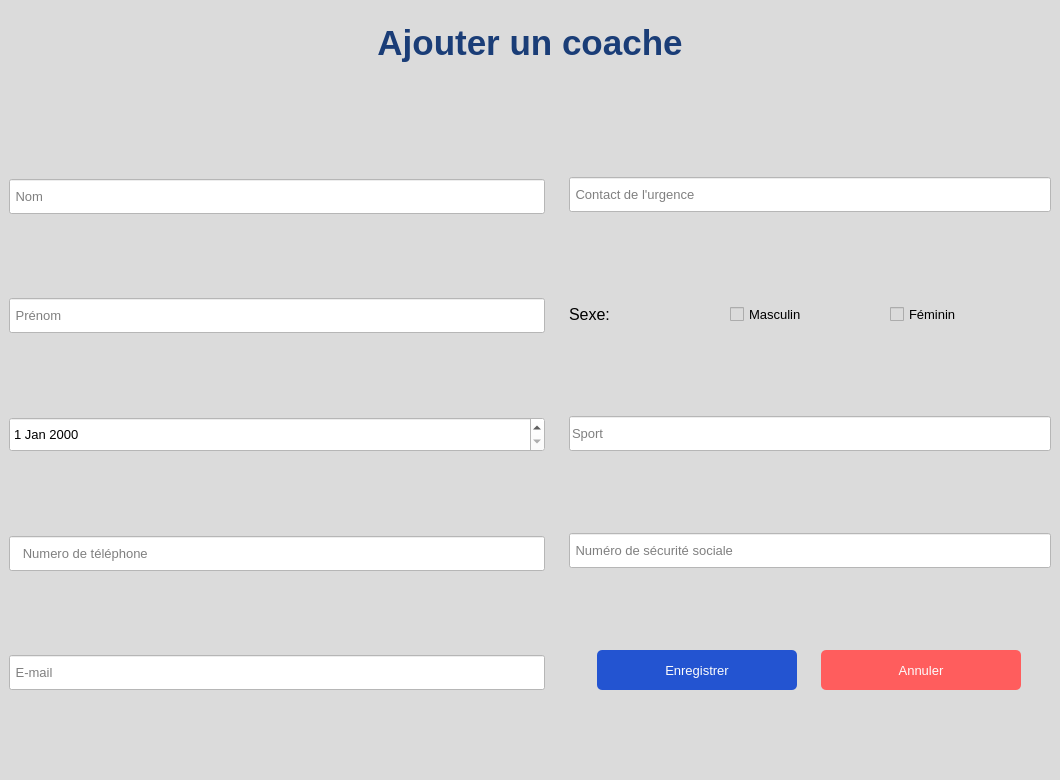
<?xml version="1.0" encoding="UTF-8"?>
<ui version="4.0">
 <class>MainWindowAjouterCoach</class>
 <widget class="QMainWindow" name="MainWindowAjouterCoach">
  <property name="geometry">
   <rect>
    <x>0</x>
    <y>0</y>
    <width>1060</width>
    <height>780</height>
   </rect>
  </property>
  <property name="windowTitle">
   <string>MainWindow</string>
  </property>
  <property name="styleSheet">
   <string notr="true"/>
  </property>
  <widget class="QWidget" name="centralwidget">
   <layout class="QHBoxLayout" name="horizontalLayout">
    <property name="leftMargin">
     <number>0</number>
    </property>
    <property name="topMargin">
     <number>0</number>
    </property>
    <property name="rightMargin">
     <number>0</number>
    </property>
    <property name="bottomMargin">
     <number>0</number>
    </property>
    <item>
     <widget class="QWidget" name="widget" native="true">
      <property name="styleSheet">
       <string notr="true">background-color: rgb(219, 219, 219);</string>
      </property>
      <layout class="QVBoxLayout" name="verticalLayout" stretch="1,8">
       <property name="leftMargin">
        <number>0</number>
       </property>
       <property name="topMargin">
        <number>0</number>
       </property>
       <property name="rightMargin">
        <number>0</number>
       </property>
       <property name="bottomMargin">
        <number>0</number>
       </property>
       <item>
        <widget class="QWidget" name="widget_3" native="true">
         <layout class="QVBoxLayout" name="verticalLayout_5">
          <item>
           <widget class="QLabel" name="label">
            <property name="font">
             <font>
              <pointsize>26</pointsize>
              <weight>75</weight>
              <bold>true</bold>
             </font>
            </property>
            <property name="styleSheet">
             <string notr="true">color: rgb(26, 61, 119);</string>
            </property>
            <property name="text">
             <string>Ajouter un coache</string>
            </property>
            <property name="alignment">
             <set>Qt::AlignCenter</set>
            </property>
           </widget>
          </item>
         </layout>
        </widget>
       </item>
       <item>
        <widget class="QWidget" name="widget_2" native="true">
         <layout class="QHBoxLayout" name="horizontalLayout_2" stretch="2,2">
          <property name="sizeConstraint">
           <enum>QLayout::SetDefaultConstraint</enum>
          </property>
          <property name="leftMargin">
           <number>0</number>
          </property>
          <property name="topMargin">
           <number>0</number>
          </property>
          <property name="rightMargin">
           <number>0</number>
          </property>
          <property name="bottomMargin">
           <number>0</number>
          </property>
          <item>
           <widget class="QWidget" name="widget_6" native="true">
            <property name="minimumSize">
             <size>
              <width>500</width>
              <height>20</height>
             </size>
            </property>
            <property name="sizeIncrement">
             <size>
              <width>0</width>
              <height>0</height>
             </size>
            </property>
            <layout class="QVBoxLayout" name="verticalLayout_4" stretch="0,1,0,0,0">
             <item>
              <widget class="QLineEdit" name="lineEditNom">
               <property name="minimumSize">
                <size>
                 <width>0</width>
                 <height>35</height>
                </size>
               </property>
               <property name="sizeIncrement">
                <size>
                 <width>0</width>
                 <height>0</height>
                </size>
               </property>
               <property name="font">
                <font>
                 <pointsize>10</pointsize>
                </font>
               </property>
               <property name="styleSheet">
                <string notr="true">background-color: rgb(255, 255, 255);</string>
               </property>
               <property name="placeholderText">
                <string> Nom</string>
               </property>
              </widget>
             </item>
             <item>
              <widget class="QLineEdit" name="lineEditPrenom">
               <property name="minimumSize">
                <size>
                 <width>0</width>
                 <height>35</height>
                </size>
               </property>
               <property name="sizeIncrement">
                <size>
                 <width>0</width>
                 <height>0</height>
                </size>
               </property>
               <property name="font">
                <font>
                 <pointsize>10</pointsize>
                </font>
               </property>
               <property name="styleSheet">
                <string notr="true">background-color: rgb(255, 255, 255);</string>
               </property>
               <property name="placeholderText">
                <string> Prénom</string>
               </property>
              </widget>
             </item>
             <item>
              <widget class="QDateEdit" name="dateEdit">
               <property name="minimumSize">
                <size>
                 <width>0</width>
                 <height>35</height>
                </size>
               </property>
               <property name="font">
                <font>
                 <pointsize>10</pointsize>
                </font>
               </property>
               <property name="styleSheet">
                <string notr="true">background-color: rgb(255, 255, 255);</string>
               </property>
              </widget>
             </item>
             <item>
              <widget class="QLineEdit" name="lineEditNumtlph">
               <property name="minimumSize">
                <size>
                 <width>0</width>
                 <height>35</height>
                </size>
               </property>
               <property name="sizeIncrement">
                <size>
                 <width>0</width>
                 <height>0</height>
                </size>
               </property>
               <property name="font">
                <font>
                 <pointsize>10</pointsize>
                </font>
               </property>
               <property name="styleSheet">
                <string notr="true">background-color: rgb(255, 255, 255);</string>
               </property>
               <property name="placeholderText">
                <string>   Numero de téléphone</string>
               </property>
              </widget>
             </item>
             <item>
              <widget class="QLineEdit" name="lineEditEmail">
               <property name="minimumSize">
                <size>
                 <width>0</width>
                 <height>35</height>
                </size>
               </property>
               <property name="font">
                <font>
                 <pointsize>10</pointsize>
                </font>
               </property>
               <property name="styleSheet">
                <string notr="true">background-color: rgb(255, 255, 255);</string>
               </property>
               <property name="placeholderText">
                <string> E-mail</string>
               </property>
              </widget>
             </item>
            </layout>
           </widget>
          </item>
          <item>
           <widget class="QWidget" name="widget_4" native="true">
            <property name="maximumSize">
             <size>
              <width>500</width>
              <height>700</height>
             </size>
            </property>
            <layout class="QVBoxLayout" name="verticalLayout_3">
             <property name="sizeConstraint">
              <enum>QLayout::SetDefaultConstraint</enum>
             </property>
             <item>
              <widget class="QLineEdit" name="lineEditContactUrgence">
               <property name="minimumSize">
                <size>
                 <width>0</width>
                 <height>35</height>
                </size>
               </property>
               <property name="font">
                <font>
                 <pointsize>10</pointsize>
                </font>
               </property>
               <property name="styleSheet">
                <string notr="true">background-color: rgb(255, 255, 255);</string>
               </property>
               <property name="placeholderText">
                <string> Contact de l'urgence</string>
               </property>
              </widget>
             </item>
             <item>
              <widget class="QWidget" name="widgetSexe" native="true">
               <property name="minimumSize">
                <size>
                 <width>0</width>
                 <height>30</height>
                </size>
               </property>
               <property name="maximumSize">
                <size>
                 <width>16777215</width>
                 <height>40</height>
                </size>
               </property>
               <layout class="QHBoxLayout" name="horizontalLayout_5">
                <property name="spacing">
                 <number>0</number>
                </property>
                <property name="leftMargin">
                 <number>0</number>
                </property>
                <property name="topMargin">
                 <number>0</number>
                </property>
                <property name="rightMargin">
                 <number>0</number>
                </property>
                <property name="bottomMargin">
                 <number>0</number>
                </property>
                <item>
                 <widget class="QLabel" name="label_3">
                  <property name="maximumSize">
                   <size>
                    <width>16777215</width>
                    <height>30</height>
                   </size>
                  </property>
                  <property name="font">
                   <font>
                    <pointsize>12</pointsize>
                   </font>
                  </property>
                  <property name="text">
                   <string>Sexe:</string>
                  </property>
                 </widget>
                </item>
                <item>
                 <widget class="QCheckBox" name="checkBoxMasculin">
                  <property name="maximumSize">
                   <size>
                    <width>16777215</width>
                    <height>30</height>
                   </size>
                  </property>
                  <property name="font">
                   <font>
                    <pointsize>10</pointsize>
                   </font>
                  </property>
                  <property name="text">
                   <string>Masculin</string>
                  </property>
                  <property name="autoExclusive">
                   <bool>true</bool>
                  </property>
                 </widget>
                </item>
                <item>
                 <widget class="QCheckBox" name="checkBoxFeminin">
                  <property name="maximumSize">
                   <size>
                    <width>16777215</width>
                    <height>30</height>
                   </size>
                  </property>
                  <property name="font">
                   <font>
                    <pointsize>10</pointsize>
                   </font>
                  </property>
                  <property name="text">
                   <string>Féminin</string>
                  </property>
                  <property name="autoExclusive">
                   <bool>true</bool>
                  </property>
                 </widget>
                </item>
               </layout>
              </widget>
             </item>
             <item>
              <widget class="QLineEdit" name="lineEditSport">
               <property name="minimumSize">
                <size>
                 <width>0</width>
                 <height>35</height>
                </size>
               </property>
               <property name="maximumSize">
                <size>
                 <width>16777215</width>
                 <height>35</height>
                </size>
               </property>
               <property name="font">
                <font>
                 <pointsize>10</pointsize>
                </font>
               </property>
               <property name="styleSheet">
                <string notr="true">background-color: rgb(255, 255, 255);</string>
               </property>
               <property name="placeholderText">
                <string>Sport</string>
               </property>
              </widget>
             </item>
             <item>
              <widget class="QLineEdit" name="lineEditNumsec">
               <property name="minimumSize">
                <size>
                 <width>0</width>
                 <height>35</height>
                </size>
               </property>
               <property name="maximumSize">
                <size>
                 <width>16777215</width>
                 <height>35</height>
                </size>
               </property>
               <property name="font">
                <font>
                 <pointsize>10</pointsize>
                </font>
               </property>
               <property name="styleSheet">
                <string notr="true">background-color: rgb(255, 255, 255);</string>
               </property>
               <property name="placeholderText">
                <string> Numéro de sécurité sociale</string>
               </property>
              </widget>
             </item>
             <item>
              <layout class="QHBoxLayout" name="horizontalLayout_3">
               <property name="leftMargin">
                <number>10</number>
               </property>
               <property name="rightMargin">
                <number>10</number>
               </property>
               <item>
                <widget class="QPushButton" name="pushButtonSave">
                 <property name="minimumSize">
                  <size>
                   <width>200</width>
                   <height>40</height>
                  </size>
                 </property>
                 <property name="maximumSize">
                  <size>
                   <width>200</width>
                   <height>40</height>
                  </size>
                 </property>
                 <property name="font">
                  <font>
                   <pointsize>10</pointsize>
                  </font>
                 </property>
                 <property name="cursor">
                  <cursorShape>PointingHandCursor</cursorShape>
                 </property>
                 <property name="styleSheet">
                  <string notr="true">background-color: rgb(35, 84, 209);
color: rgb(252, 252, 252);
border-radius:5px;
</string>
                 </property>
                 <property name="text">
                  <string>Enregistrer</string>
                 </property>
                 <property name="checkable">
                  <bool>true</bool>
                 </property>
                </widget>
               </item>
               <item>
                <widget class="QPushButton" name="pushButtonAnnuler">
                 <property name="minimumSize">
                  <size>
                   <width>200</width>
                   <height>40</height>
                  </size>
                 </property>
                 <property name="maximumSize">
                  <size>
                   <width>200</width>
                   <height>16777215</height>
                  </size>
                 </property>
                 <property name="font">
                  <font>
                   <pointsize>10</pointsize>
                  </font>
                 </property>
                 <property name="cursor">
                  <cursorShape>PointingHandCursor</cursorShape>
                 </property>
                 <property name="styleSheet">
                  <string notr="true">background-color: rgb(255, 93, 93);
border-radius:5px;
color: rgb(252, 252, 252);</string>
                 </property>
                 <property name="text">
                  <string>Annuler</string>
                 </property>
                 <property name="checkable">
                  <bool>true</bool>
                 </property>
                </widget>
               </item>
              </layout>
             </item>
            </layout>
           </widget>
          </item>
         </layout>
        </widget>
       </item>
      </layout>
     </widget>
    </item>
   </layout>
  </widget>
 </widget>
 <resources/>
 <connections/>
</ui>
